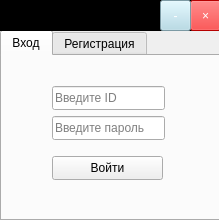
<?xml version="1.0" encoding="UTF-8"?>
<ui version="4.0">
 <class>LoginForm</class>
 <widget class="QWidget" name="LoginForm">
  <property name="geometry">
   <rect>
    <x>0</x>
    <y>0</y>
    <width>219</width>
    <height>220</height>
   </rect>
  </property>
  <property name="minimumSize">
   <size>
    <width>219</width>
    <height>220</height>
   </size>
  </property>
  <property name="maximumSize">
   <size>
    <width>219</width>
    <height>220</height>
   </size>
  </property>
  <property name="windowTitle">
   <string>Вход/регистрация</string>
  </property>
  <widget class="QTabWidget" name="authenticate_tabWidget">
   <property name="geometry">
    <rect>
     <x>0</x>
     <y>30</y>
     <width>221</width>
     <height>191</height>
    </rect>
   </property>
   <property name="styleSheet">
    <string notr="true">QToolButton:hover:!pressed
{
  background-color: red;
}</string>
   </property>
   <property name="currentIndex">
    <number>0</number>
   </property>
   <widget class="QWidget" name="tab">
    <attribute name="title">
     <string>Вход</string>
    </attribute>
    <widget class="QLineEdit" name="loginUserIdLineEdit">
     <property name="geometry">
      <rect>
       <x>50</x>
       <y>30</y>
       <width>113</width>
       <height>24</height>
      </rect>
     </property>
     <property name="echoMode">
      <enum>QLineEdit::Normal</enum>
     </property>
     <property name="placeholderText">
      <string>Введите ID</string>
     </property>
    </widget>
    <widget class="QLineEdit" name="loginPasswordLineEdit">
     <property name="geometry">
      <rect>
       <x>50</x>
       <y>60</y>
       <width>113</width>
       <height>24</height>
      </rect>
     </property>
     <property name="toolTip">
      <string/>
     </property>
     <property name="whatsThis">
      <string/>
     </property>
     <property name="text">
      <string/>
     </property>
     <property name="echoMode">
      <enum>QLineEdit::Password</enum>
     </property>
     <property name="placeholderText">
      <string>Введите пароль</string>
     </property>
    </widget>
    <widget class="QPushButton" name="loginButton">
     <property name="geometry">
      <rect>
       <x>50</x>
       <y>100</y>
       <width>111</width>
       <height>24</height>
      </rect>
     </property>
     <property name="text">
      <string>Войти</string>
     </property>
    </widget>
   </widget>
   <widget class="QWidget" name="tab_2">
    <attribute name="title">
     <string>Регистрация</string>
    </attribute>
    <widget class="QPushButton" name="registrateButton">
     <property name="geometry">
      <rect>
       <x>40</x>
       <y>130</y>
       <width>131</width>
       <height>24</height>
      </rect>
     </property>
     <property name="styleSheet">
      <string notr="true"/>
     </property>
     <property name="text">
      <string>Зарегистрироваться</string>
     </property>
    </widget>
    <widget class="QLineEdit" name="registratePasswordLineEdit">
     <property name="geometry">
      <rect>
       <x>40</x>
       <y>50</y>
       <width>131</width>
       <height>24</height>
      </rect>
     </property>
     <property name="placeholderText">
      <string>Придумайте пароль</string>
     </property>
    </widget>
    <widget class="QLineEdit" name="registrateUsernameLineEdit">
     <property name="geometry">
      <rect>
       <x>40</x>
       <y>20</y>
       <width>131</width>
       <height>24</height>
      </rect>
     </property>
     <property name="placeholderText">
      <string>Придумайте имя</string>
     </property>
    </widget>
    <widget class="QLineEdit" name="registrateEmailLineEdit">
     <property name="geometry">
      <rect>
       <x>40</x>
       <y>80</y>
       <width>131</width>
       <height>24</height>
      </rect>
     </property>
     <property name="placeholderText">
      <string>Введите Вашу почту</string>
     </property>
    </widget>
   </widget>
  </widget>
  <widget class="QFrame" name="frame">
   <property name="geometry">
    <rect>
     <x>0</x>
     <y>0</y>
     <width>221</width>
     <height>31</height>
    </rect>
   </property>
   <property name="styleSheet">
    <string notr="true">background:black</string>
   </property>
   <property name="frameShape">
    <enum>QFrame::StyledPanel</enum>
   </property>
   <property name="frameShadow">
    <enum>QFrame::Raised</enum>
   </property>
   <widget class="QToolButton" name="closeButton">
    <property name="geometry">
     <rect>
      <x>190</x>
      <y>0</y>
      <width>31</width>
      <height>31</height>
     </rect>
    </property>
    <property name="styleSheet">
     <string notr="true">color: white;
background: red;</string>
    </property>
    <property name="text">
     <string>×</string>
    </property>
   </widget>
   <widget class="QToolButton" name="hideButton">
    <property name="geometry">
     <rect>
      <x>160</x>
      <y>0</y>
      <width>31</width>
      <height>31</height>
     </rect>
    </property>
    <property name="styleSheet">
     <string notr="true">color: white;
background: lightblue;</string>
    </property>
    <property name="text">
     <string>-</string>
    </property>
   </widget>
  </widget>
 </widget>
 <resources/>
 <connections/>
</ui>
